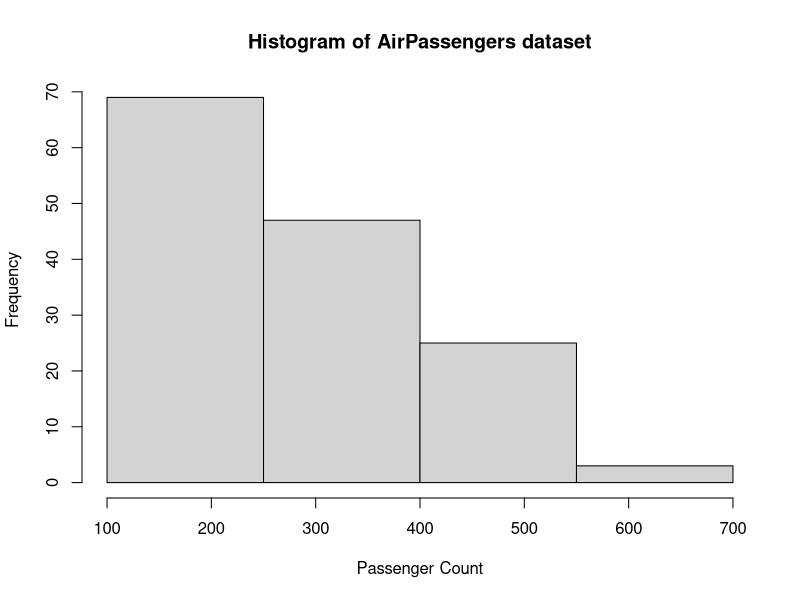

This figure's R source:
print(192125105)
print("D.Narendra")
data("AirPassengers")
hist(AirPassengers, breaks = seq(100, 700, by = 150), xlim = c(100, 700), 
     main = "Histogram of AirPassengers dataset", 
     xlab = "Passenger Count", ylab = "Frequency")